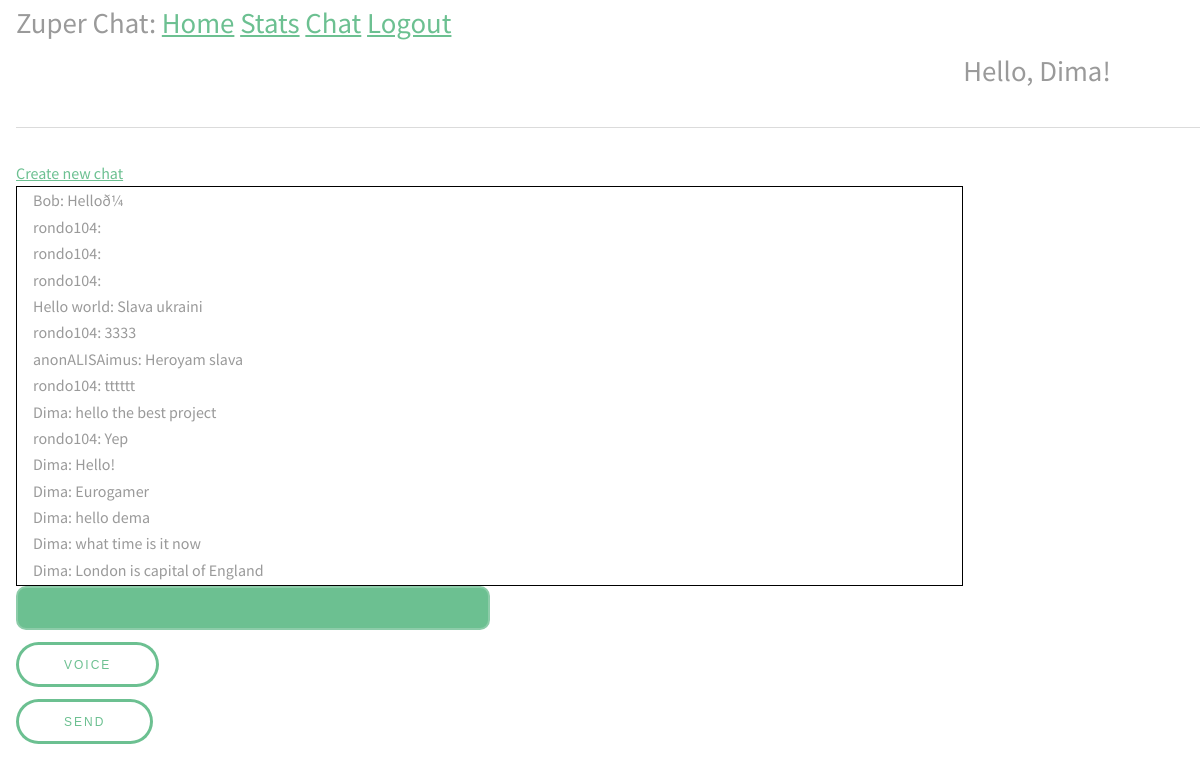
The app's page /chat (signed in) with its own data.
### app/models.py (models this page shows, shortened)
class User(UserMixin, db.Model):
    id = db.Column(db.Integer, primary_key=True)
    username = db.Column(db.String(64), index=True, unique=True)
    email = db.Column(db.String(120), index=True, unique=True)
    password_hash = db.Column(db.String(128))
    chats = db.relationship('Chat', secondary=chats_users, backref=db.backref('users', lazy='dynamic'))

class Message(db.Model):
    id = db.Column(db.Integer, primary_key=True)
    body = db.Column(db.String(140))
    timestamp = db.Column(db.DateTime, index=True, default=datetime.utcnow)
    user_id = db.Column(db.Integer, db.ForeignKey('user.id'))
    chat_id = db.Column(db.Integer, db.ForeignKey('chat.id'), default='chat')

### app/routes.py (the view)
@name_space.route("/chat")
@app.route('/chat')
def chat():
    if not current_user.is_authenticated:
        return redirect(url_for('login'))
    for_sending = []
    for i in get_previous_messages():
        for_sending.append([(User.query.filter_by(id = i.user_id).first().username),i.body])
    for_sending = for_sending[::-1]
    return render_template('chat.html',previous_messages=for_sending)

### app/models.py (called while the page is built)
@login.user_loader
def load_user(id):
    return User.query.get(int(id))

def get_previous_messages(quantity=15, chat_id='chat'):
    messages_for_sending =  Message.query.filter_by(chat_id=chat_id).order_by(Message.id.desc()).limit(quantity).all()
    return messages_for_sending

### app/templates/chat.html (shortened to what this page needs)
{% extends "base.html" %}
{% block content %}
<a href="{{url_for('create_new_chat')}}">Create new chat</a>
<div class="Dmessages">
<ul id="messages">
{% set j = previous_messages|length %}
{% for i in range(previous_messages|length) %}
{{ previous_messages[i][0] }}: {{ previous_messages[i][1] }}
<br>
{% endfor %}
</ul>
</div>
<input type="text" id="myMessage">
<button id="sendvoice">Voice</button>
<br>
<button id="sendbutton">Send</button>
<br>
{% endblock %}

### app/templates/base.html (shortened to what this page needs)
<html>
    <head>
        <link rel="stylesheet" href="{{ url_for('static', filename='css/main.css') }}">
    </head>
    <body>
        <div style="font-size:180%">
            Zuper Chat:
            <a href="{{ url_for('index') }}">Home</a>
            <a href="{{ url_for('stats') }}">Stats</a>
            {% if current_user.is_anonymous %}
            <a href="{{ url_for('login') }}">Login</a>
            <a href="{{ url_for('register') }}">Register</a>
            {% else %}
            <a href="{{ url_for('chat') }}">Chat</a>
            <a href="{{ url_for('logout') }}">Logout</a>
            <p style="margin-left:80%;">Hello, {{current_user.username}}!</p>
            {% endif %}
        </div>
        <hr>
        {% block content %}{% endblock %}
    </body>
</html>

### app/static/css/main.css (style rules this page uses)
html, body, div, span, applet, object, iframe, h1, h2, h3, h4, h5, h6, p, blockquote, pre, a, abbr, acronym, address, big, cite, code, del, dfn, em, img, ins, kbd, q, s, samp, small, strike, strong, sub, sup, tt, var, b, u, i, center, dl, dt, dd, ol, ul, li, fieldset, form, label, legend, table, caption, tbody, tfoot, thead, tr, th, td, article, aside, canvas, details, embed, figure, figcaption, footer, header, hgroup, menu, nav, output, ruby, section, summary, time, mark, audio, video { margin: 0; padding: 0; border: 0; font-size: 100%; font: inherit; vertical-align: baseline; }
body { line-height: 1; }
ol, ul { list-style: none; }
body { -webkit-text-size-adjust: none; }
*, *:before, *:after { -moz-box-sizing: border-box; -webkit-box-sizing: border-box; box-sizing: border-box; }
body { -ms-overflow-style: scrollbar; }
body { background: #fff; margin-left: 1em; }
body, input, select, textarea { color: #9a9a9a; font-family: "Source Sans Pro", Arial, Helvetica, sans-serif; font-size: 1.3em; font-weight: 400; line-height: 1.65; }
@media screen and (max-width: 1680px) { body, input, select, textarea { font-size: 12pt; } }
@media screen and (max-width: 1280px) { body, input, select, textarea { font-size: 12pt; } }
a { color: #6cc091; text-decoration: underline; }
p { font-size: 1em; }
hr { border: 0; border-bottom: solid 1px #dbdbdb; margin: 2em 0; }
input[type="text"], input[type="password"], input[type="email"], input[type="tel"], select, textarea { -moz-appearance: none; -webkit-appearance: none; -ms-appearance: none; appearance: none; background: #6cc091; border-radius: 10px; border: none; border: solid 2px #8dcca9; color: #fff; display: block; outline: 0; padding: 0 1em; text-decoration: none; width: 40%; }
input[type="text"], input[type="password"], input[type="email"], select { height: 2.75em; }
ul { list-style: disc; margin: 0 0 2em 0; padding-left: 1em; }
input[type="submit"], input[type="reset"], input[type="button"], button, .button { -moz-appearance: none; -webkit-appearance: none; -ms-appearance: none; appearance: none; -moz-transition: background-color 0.2s ease-in-out, color 0.2s ease-in-out; -webkit-transition: background-color 0.2s ease-in-out, color 0.2s ease-in-out; -ms-transition: background-color 0.2s ease-in-out, color 0.2s ease-in-out; transition: background-color 0.2s ease-in-out, color 0.2s ease-in-out; background-color: transparent; box-shadow: inset 0 0 0 3px #6cc091; color: #6cc091 !important; border-radius: 30px; border: 0; cursor: pointer; display: inline-block; font-size: .75em; font-weight: 400; height: 3.75em; line-height: 3.85em; letter-spacing: 2px; padding: 0 4em; margin-top: 1em; text-align: center; text-decoration: none; text-transform: uppercase; white-space: nowrap; }

### app/templates/chat.html (style rules this page uses)
.Dmessages { overflow: auto; width: 80%; max-height: 50%; padding 5px; border: solid 1px black; }

### records on screen
User: username "Dima", username "Dima" "Dima" "Dima" "Dima" "Dima" "Dima"
User: username "Bob"
Message: body "Helloð¼"
User: username "rondo104" "rondo104" "rondo104" "rondo104" "rondo104" "rondo104"
User: username "Hello world"
Message: body "Slava ukraini"
Message: body "3333"
User: username "anonALISAimus"
Message: body "Heroyam slava"
Message: body "tttttt"
Message: body "hello the best project"
Message: body "Yep"
Message: body "Hello!"
Message: body "Eurogamer"
Message: body "hello dema"
Message: body "what time is it now"
Message: body "London is capital of England"
